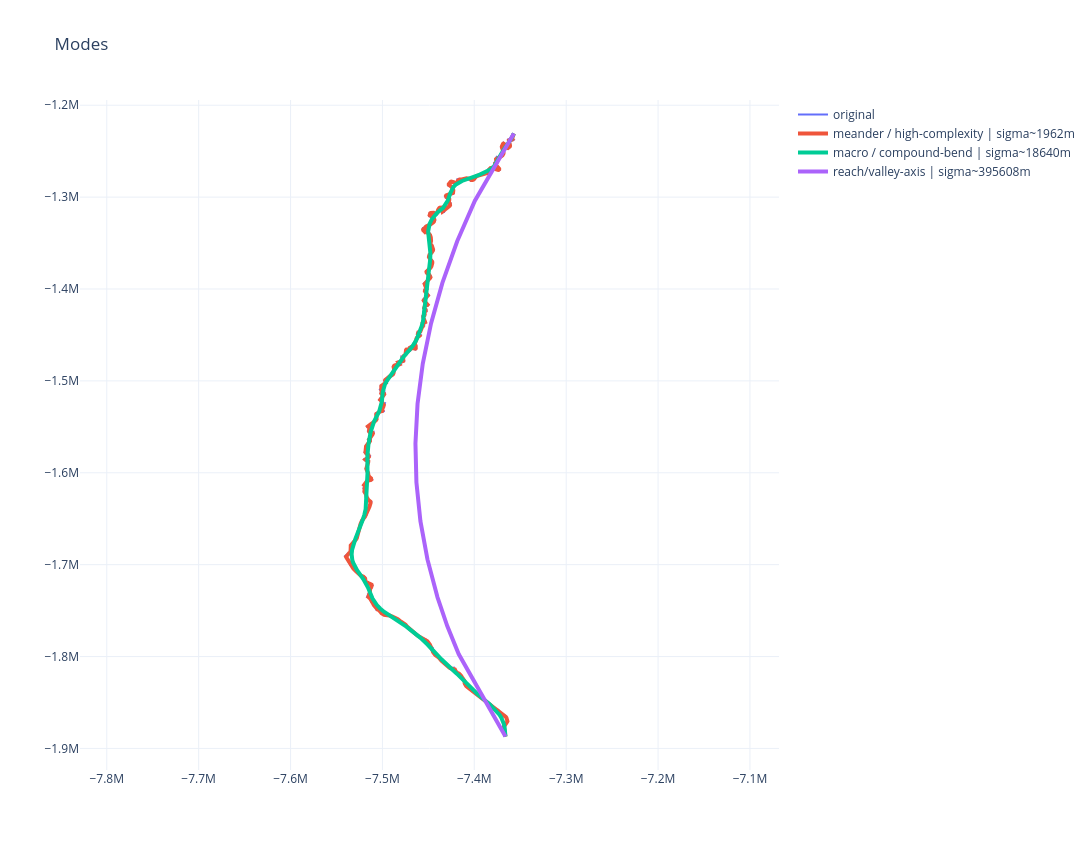

The notebook cell this image was saved under:
### Code cell
plot_labels = [
    f"{lbl} | sigma~{sig:.0f}m"
    for lbl, sig in zip(result["stable_mode_labels"], result["stable_mode_sigmas"])
]
fig = sp.plot_modes_plotly(
    result["ls_equal"],
    result["stable_modes"],
    labels=plot_labels,
    show=False,
)
fig.show()
